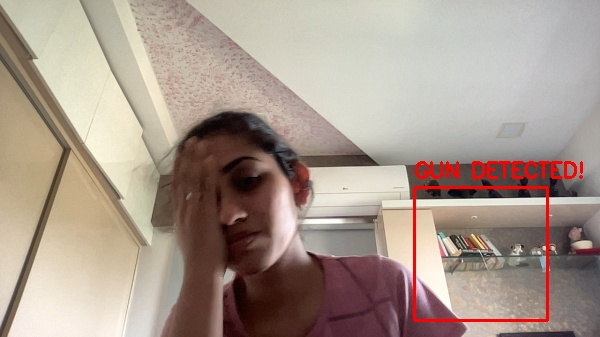
#> input picture alerts/alert_20250707_155404.jpg, 600 x 337 px, given in place of the camera
$ python gun_detection_app.py
#> lines starting #> are read from the running program, lines starting #| are printed output that depends on the picture; after the words box and inside, x2 and y2 are one past the last pixel; in counts of white or black regions, pixels touching at a corner belong together
import cv2
import imutils
import datetime
import os

# Load Haar cascade
gun_cascade = cv2.CascadeClassifier('cascade.xml')
if gun_cascade.empty():
    print("[ERROR] Could not load cascade.xml. Check path.")
    exit()

# Initialize webcam
camera = cv2.VideoCapture(0)
if not camera.isOpened():
    print("[ERROR] Cannot access camera. Check permissions in System Settings.")
    exit()

# Create alerts folder if it doesn't exist
if not os.path.exists("alerts"):
    os.makedirs("alerts")

print("[INFO] Starting webcam. Press 'q' to quit.")

while True:
    ret, frame = camera.read()
#> frame is the input picture: shape (337, 600, 3); mean B, G, R 141, 152.2, 168.2
    if not ret or frame is None:
        print("[ERROR] Failed to grab frame.")
        break

    frame = imutils.resize(frame, width=600)
    gray = cv2.cvtColor(frame, cv2.COLOR_BGR2GRAY)
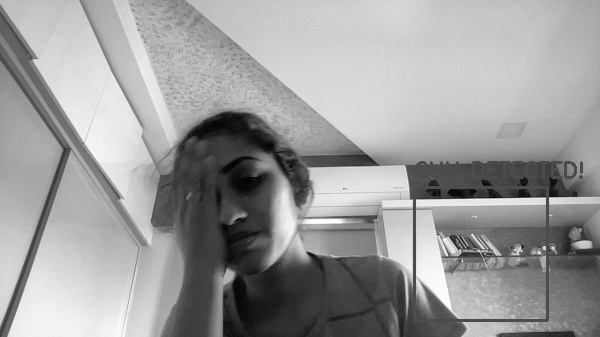
#> gray: shape (337, 600); min 0, max 254, mean 155.7

    guns = gun_cascade.detectMultiScale(
        gray,
        scaleFactor=1.3,
        minNeighbors=20,
        minSize=(100, 100)
    )
#> guns = ()

    if len(guns) > 0:
        for (x, y, w, h) in guns:
            cv2.rectangle(frame, (x, y), (x + w, y + h), (0, 0, 255), 2)
            cv2.putText(frame, "GUN DETECTED!", (x, y - 10),
                        cv2.FONT_HERSHEY_SIMPLEX, 0.7, (0, 0, 255), 2)

        # Save snapshot
        timestamp = datetime.datetime.now().strftime("%Y%m%d_%H%M%S")
        filename = f"alerts/alert_{timestamp}.jpg"
        cv2.imwrite(filename, frame)
        print(f"[ALERT] Gun detected! Image saved as {filename}")

    # Add timestamp
    cv2.putText(frame, datetime.datetime.now().strftime("%A %d %B %Y %I:%M:%S %p"),
                (10, frame.shape[0] - 10),
                cv2.FONT_HERSHEY_SIMPLEX,
                0.5, (255, 255, 255), 1)
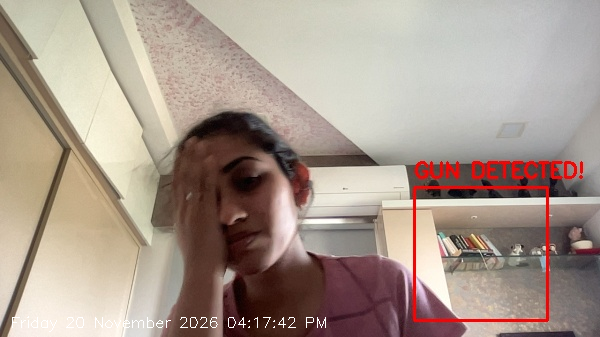
#> frame: shape (337, 600, 3); 0.32% of pixels changed, all inside (x1, y1, x2, y2) = (12, 316, 326, 332)

    # Show the frame
    cv2.imshow("Gun Detection Feed", frame)

    key = cv2.waitKey(1) & 0xFF
#> (key q is pressed here)
    if key == ord('q'):
        print("[INFO] Exiting.")
        break

camera.release()
cv2.destroyAllWindows()

$ run again, on alerts/alert_20250707_155425.jpg
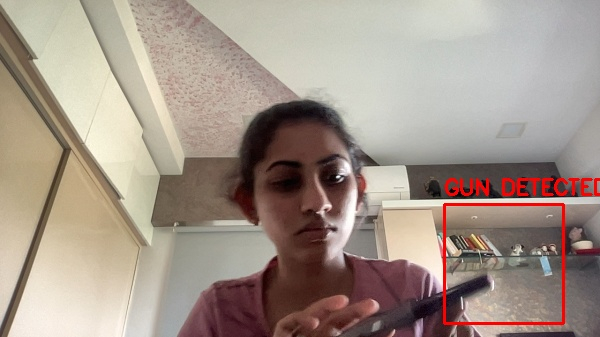
#> input picture alerts/alert_20250707_155425.jpg, 600 x 337 px, given in place of the camera
#> frame is the input picture: shape (337, 600, 3); mean B, G, R 138.1, 149.1, 163.5
#> `gray = cv2.cvtColor(frame, cv2.COLOR_BGR2GRAY)`:
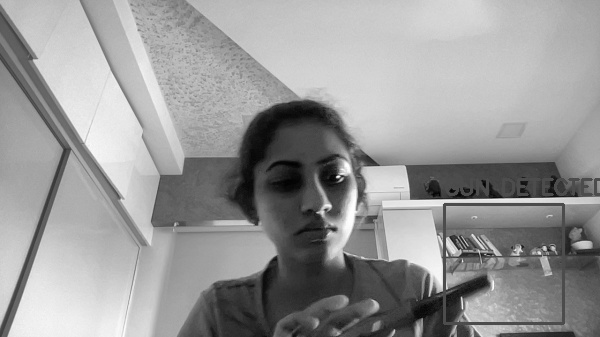
#> gray: shape (337, 600); min 1, max 255, mean 152.1
#> guns = ()
#> `cv2.putText(frame, datetime.datetime.now().strftime("%A %d %B %Y %I:%M..`:
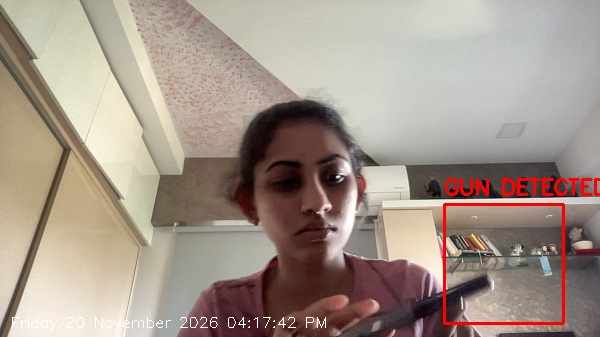
#> frame: shape (337, 600, 3); 0.32% of pixels changed, all inside (x1, y1, x2, y2) = (12, 316, 326, 332)

$ run again, on alerts/alert_20250707_155429.jpg
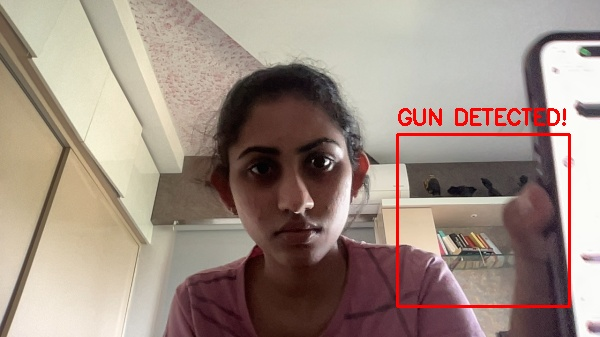
#> input picture alerts/alert_20250707_155429.jpg, 600 x 337 px, given in place of the camera
#> frame is the input picture: shape (337, 600, 3); mean B, G, R 131.4, 141.8, 159.3
#> `gray = cv2.cvtColor(frame, cv2.COLOR_BGR2GRAY)`:
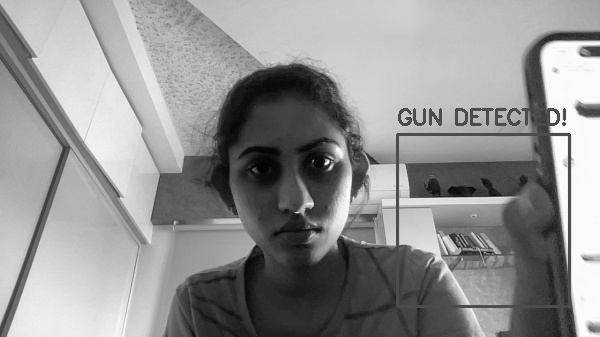
#> gray: shape (337, 600); min 0, max 255, mean 145.9
#> guns = ()
#> `cv2.putText(frame, datetime.datetime.now().strftime("%A %d %B %Y %I:%M..`:
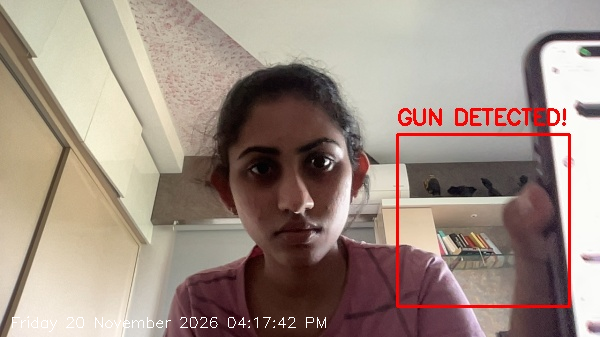
#> frame: shape (337, 600, 3); 0.32% of pixels changed, all inside (x1, y1, x2, y2) = (12, 316, 326, 332)
